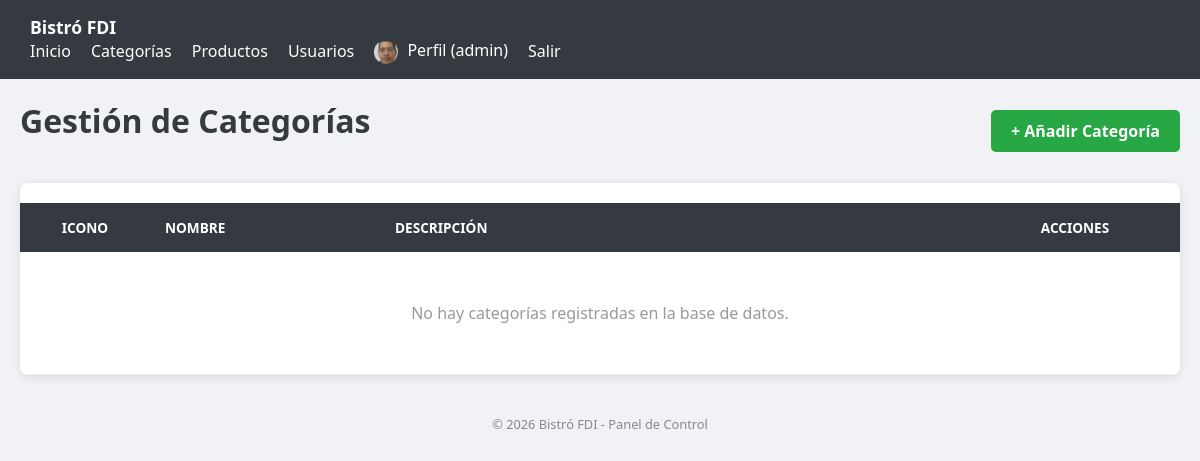
Page /gestion_categorias.php (signed in) on the earlier database version.
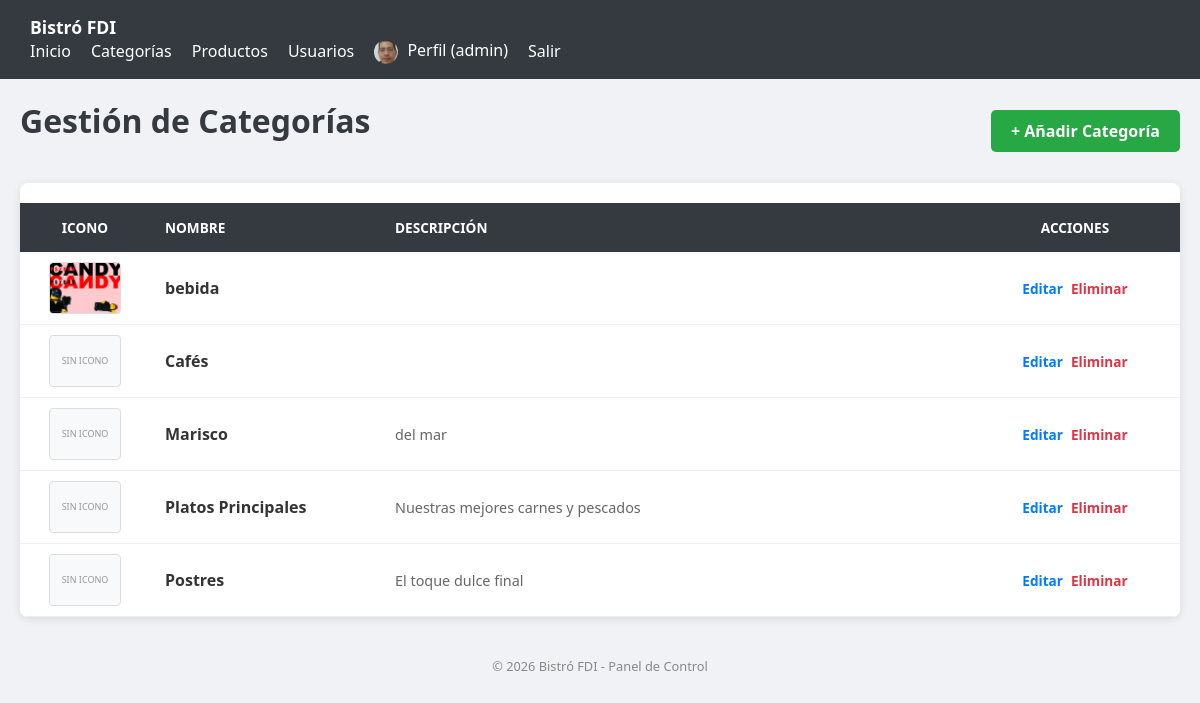
Same page on the later database version.
### tables this page shows
CREATE TABLE `usuarios` (
  `id` int(11) NOT NULL,
  `nombre_usuario` varchar(50) NOT NULL,
  `email` varchar(100) NOT NULL,
  `nombre` varchar(50) NOT NULL,
  `apellidos` varchar(100) NOT NULL,
  `password_hash` varchar(255) NOT NULL,
  `rol` enum('cliente','camarero','cocinero','gerente') NOT NULL DEFAULT 'cliente',
  `avatar` varchar(255) DEFAULT 'img/avatares/default.jpg',
  `fecha_alta` datetime NOT NULL DEFAULT current_timestamp()
);

CREATE TABLE `categorias` (
  `id` int(11) NOT NULL,
  `nombre` varchar(100) NOT NULL,
  `descripcion` text DEFAULT NULL,
  `imagen` text DEFAULT NULL
);

### includes/funcionesUsuarios.php (called while the page is built, shortened)
<?php
function obtenerUsuarioPorId(int $id): ?array {
    $conn = obtenerConexionBD();
    $sql = "SELECT * FROM usuarios WHERE id = ?";
    $stmt = $conn->prepare($sql);
    $stmt->bind_param("i", $id);
    $stmt->execute();
    $res = $stmt->get_result();
    $usuario = $res->fetch_assoc();
    return $usuario ?: null;
}

### gestion_categorias.php (the view, shortened to what this page needs)
<?php
require_once 'includes/sesion.php';
?>
<!DOCTYPE html>
<html lang="es">
<head>
    <link rel="stylesheet" href="css/estilos.css?v=1.2">
</head>
<body class="body-gestion">
    <?php include 'includes/nav.php'; ?>
    <main class="main-content" style="padding: 20px; max-width: 1200px; margin: 0 auto;">
        <header class="header-gestion" style="display: flex; justify-content: space-between; align-items: center; margin-bottom: 20px;">
            <h1>Gestión de Categorías</h1>
            <a href="nueva_categoria.php" class="btn-anadir" style="background: #28a745; color: white; padding: 10px 20px; border-radius: 5px; text-decoration: none; font-weight: bold;">+ Añadir Categoría</a>
        </header>
        <section class="contenedor-tabla-profesional" style="background: white; border-radius: 8px; box-shadow: 0 2px 10px rgba(0,0,0,0.1); overflow: hidden;">
            <table class="tabla-gestion" style="width: 100%; border-collapse: collapse; table-layout: fixed;">
                <thead>
                    <tr style="background: #343a40; color: white;">
                        <th style="width: 100px; padding: 15px; text-align: center;">Icono</th>
                        <th style="width: 200px; padding: 15px; text-align: left;">Nombre</th>
                        <th style="padding: 15px; text-align: left;">Descripción</th>
                        <th style="width: 180px; padding: 15px; text-align: center;">Acciones</th>
                    </tr>
                </thead>
                <tbody>
                    <?php
                    $sql = "SELECT * FROM categorias ORDER BY nombre ASC";
                    $resultado = $db->query($sql);
                    if ($resultado && $resultado->num_rows > 0):
                        while ($cat = $resultado->fetch_assoc()):
                            $nombre_foto = $cat['imagen'];
                            $ruta_mostrar = "img/categorias/" . $nombre_foto;
                            $foto_valida = (!empty($nombre_foto) && file_exists(__DIR__ . "/" . $ruta_mostrar));
                    ?>
                    <tr style="border-bottom: 1px solid #eee;">
                        <td style="padding: 10px; text-align: center; vertical-align: middle;">
                            <div style="width: 70px; height: 50px; margin: 0 auto; overflow: hidden; border-radius: 4px; border: 1px solid #ddd; background: #f8f9fa;">
                                <?php if ($foto_valida): ?>
                                    <img src="<?php echo $ruta_mostrar; ?>"
                                         alt="<?php echo htmlspecialchars($cat['nombre']); ?>"
                                         style="width: 100%; height: 100%; object-fit: cover; display: block;">
                                <?php else: ?>
                                    <div style="font-size: 9px; color: #999; line-height: 50px; text-transform: uppercase;">Sin icono</div>
                                <?php endif; ?>
                            </div>
                        </td>
                        <td style="padding: 15px; vertical-align: middle;">
                            <strong style="color: #333;"><?php echo htmlspecialchars($cat['nombre']); ?></strong>
                        </td>
                        <td style="padding: 15px; vertical-align: middle; color: #666; font-size: 0.9em; white-space: nowrap; overflow: hidden; text-overflow: ellipsis;">
                            <?php echo htmlspecialchars($cat['descripcion']); ?>
                        </td>
                        <td style="padding: 15px; text-align: center; vertical-align: middle;">
                            <div style="display: flex; gap: 8px; justify-content: center;">
                                <a href="editar_categoria.php?id=<?php echo $cat['id']; ?>" class="btn-editar" style="color: #007bff; text-decoration: none; font-weight: bold; font-size: 0.85em;">Editar</a>
                                <a href="eliminar_categoria.php?id=<?php echo $cat['id']; ?>"
                                   class="btn-borrar"
                                   style="color: #dc3545; text-decoration: none; font-weight: bold; font-size: 0.85em;"
                                   onclick="return confirm('¿Seguro que deseas eliminar esta categoría?')">Eliminar</a>
                            </div>
                        </td>
                    </tr>
                    <?php
                        endwhile;
                    else:
                    ?>
                        <tr>
                            <td colspan="4" style="text-align:center; padding: 50px; color: #999;">
                                No hay categorías registradas en la base de datos.
                            </td>
                        </tr>
                    <?php endif; ?>
                </tbody>
            </table>
        </section>
    </main>
    <footer style="text-align: center; padding: 20px; color: #888; font-size: 0.8em;">
        &copy; <?php echo date('Y'); ?> Bistró FDI - Panel de Control
    </footer>
</body>
</html>

### includes/nav.php (shortened to what this page needs)
<?php
$base = "/bistroFDI/";
$estaLogueado = isset($_SESSION['id_usuario']);
$avatar = 'img/avatares/default.png';
if ($estaLogueado && function_exists('obtenerUsuarioPorId')) {
    $usuario = obtenerUsuarioPorId($_SESSION['id_usuario']);
    if ($usuario && !empty($usuario['avatar'])) {
        $avatar = $usuario['avatar'];
    }
}
$rutaFinalAvatar = (strpos($avatar, 'http') === 0) ? $avatar : $base . $avatar;
?>
<nav class="navegacion-principal">
    <div class="nav-contenedor">
        <a href="<?= $base ?>index.php" class="nav-logo">Bistró FDI</a>
        <ul class="nav-links">
            <li><a href="<?= $base ?>index.php">Inicio</a></li>
            <?php if (isset($_SESSION['rol']) && $_SESSION['rol'] === 'gerente'): ?>
                <li><a href="<?= $base ?>gestion_categorias.php">Categorías</a></li>
                <li><a href="<?= $base ?>gestion_productos.php">Productos</a></li>
                <li><a href="<?= $base ?>gestionarUsuarios.php">Usuarios</a></li>
            <?php endif; ?>
            <?php if ($estaLogueado): ?>
                <li>
                    <a href="<?= $base ?>perfil.php">
                        <img src="<?= htmlspecialchars($rutaFinalAvatar) ?>" alt="Avatar"
                             style="width: 24px; height: 24px; border-radius: 50%; vertical-align: middle; margin-right: 5px; object-fit: cover;">
                        Perfil (<?= htmlspecialchars($_SESSION['nombre_usuario'] ?? 'Usuario') ?>)
                    </a>
                </li>
                <li><a href="<?= $base ?>logout.php">Salir</a></li>
            <?php else: ?>
                <li><a href="<?= $base ?>login.php">Login</a></li>
                <li><a href="<?= $base ?>registro.php">Registrarse</a></li>
            <?php endif; ?>
        </ul>
    </div>
</nav>

### css/estilos.css (style rules this page uses)
body { font-family: 'Segoe UI', Tahoma, Geneva, Verdana, sans-serif; margin: 0; background: #f0f2f5; color: #1c1e21; }
h1, h2 { color: #343a40; margin-top: 0; }
nav { background: #343a40; padding: 15px 30px; display: flex; justify-content: space-between; align-items: center; }
nav a { color: white; text-decoration: none; font-weight: bold; font-size: 1.1em; }
nav ul { list-style: none; display: flex; gap: 20px; margin: 0; padding: 0; align-items: center; }
nav ul li a { font-weight: normal; font-size: 1em; transition: 0.2s; }
table { width: 100%; border-collapse: collapse; margin-top: 20px; background: white; }
th { background: #343a40; color: white; text-transform: uppercase; font-size: 0.85em; padding: 15px; text-align: left; }
td { padding: 12px 15px; border-bottom: 1px solid #eee; vertical-align: middle; }

Differences in the rows shown:
added categorias: imagen (picture), nombre "bebida"
added categorias: imagen "SIN ICONO", nombre "Cafés"
added categorias: imagen "SIN ICONO", nombre "Marisco", descripcion "del mar"
added categorias: imagen "SIN ICONO", nombre "Platos Principales", descripcion "Nuestras mejores carnes y pescados"
added categorias: imagen "SIN ICONO", nombre "Postres", descripcion "El toque dulce final"
Other differences:
text no longer shown: "No hay categorías registradas en la base de datos."
